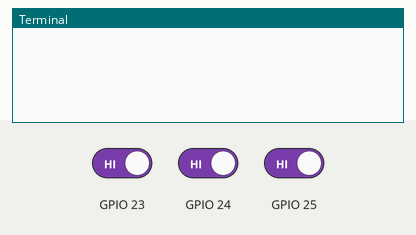
A program run on a simulated Raspberry Pi (BCM pin numbers). Shown: the last lines printed to the terminal. Inputs (shaded band) come from the test bench; at power-on: GPIO 23 HIGH, GPIO 25 HIGH, GPIO 24 HIGH.

Above: at 1.2 s.
1.3 s: GPIO 23 driven LOW
At 2.4 s:
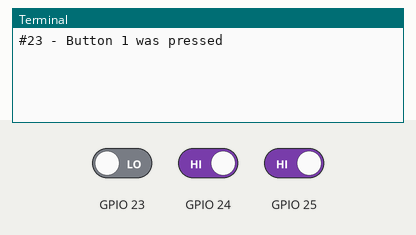
3.5 s: GPIO 25 driven LOW
At 4.8 s:
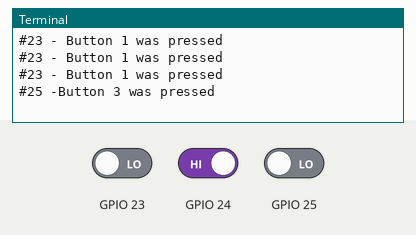

The program:

button-press.py
```python
#!/usr/bin/env python

from time import sleep
import RPi.GPIO as GPIO

GPIO.setmode(GPIO.BCM)
GPIO.setup(23, GPIO.IN)
GPIO.setup(24, GPIO.IN)
GPIO.setup(25, GPIO.IN)

while True:
        if ( GPIO.input(23) == False ):
            print ("#23 - Button 1 was pressed")
        if ( GPIO.input(24) == False ):
            print ("#24 - Button 2 was pressed")
        if ( GPIO.input(25) == False ):
            print ("#25 -Button 3 was pressed")
        sleep(1)
```

Measured:
- after the input at 1.3 s, the terminal: prints a new line after 0.70 s (image 1)
- after the input at 3.5 s, the terminal: prints a new line after 0.50 s (image 2)
